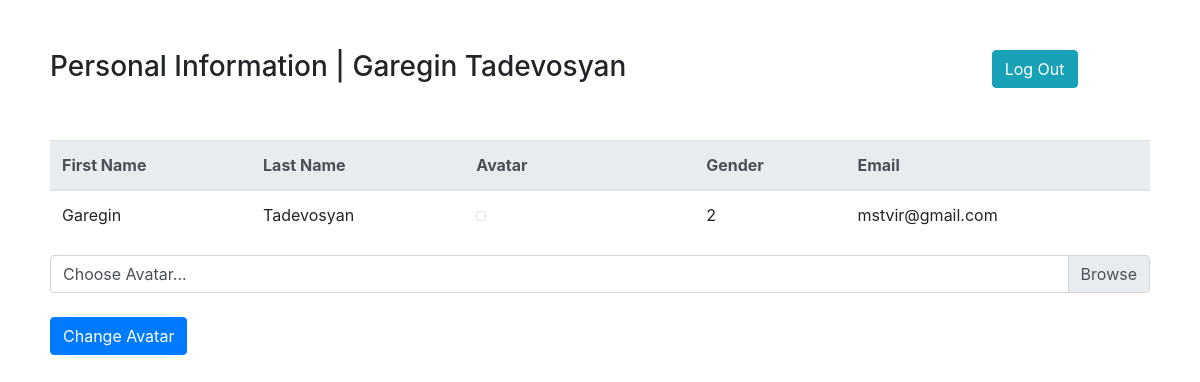
The page /users/profile.php (signed in) on the database its author committed.
### tables this page shows
CREATE TABLE IF NOT EXISTS `user` (
  `user_id` int(11) NOT NULL AUTO_INCREMENT,
  `f_name` varchar(25) NOT NULL,
  `l_name` varchar(25) NOT NULL,
  `gender` int(1) NOT NULL DEFAULT 2,
  `email` varchar(50) NOT NULL,
  `password` varchar(50) NOT NULL,
  `avatar` varchar(50) DEFAULT NULL,
  PRIMARY KEY (`user_id`)
);

### users/profile.php (the view, shortened to what this page needs)
<?php
include_once('db-connect.php');
if(isset($_SESSION['id'])){
    $id=$_SESSION['id'];
    $userInfo=mysqli_query($connection, "SELECT `user_id`, f_name, l_name, gender, email, avatar FROM user WHERE `user_id`=$id");
    $userInfo=mysqli_fetch_assoc($userInfo);
}
?>
<!DOCTYPE html>
<html>
    <head>
    <link rel="stylesheet" href="https://stackpath.bootstrapcdn.com/bootstrap/4.4.1/css/bootstrap.min.css">
    </head>
    <body style="margin: 20px; padding: 30px;">
        <div class="row">
        <div class="col-md-10"><h3>Personal Information | <?= $userInfo['f_name']." ".$userInfo['l_name']?></h3></div>
        <div class="col-md-2"><a href="logout.php" class="btn btn-info">Log Out</a></div>
        </div>
        <br></br>
        <table class="table">
            <thead class="thead-light">
                <tr>
                    <th>First Name</th>
                    <th>Last Name</th>
                    <th>Avatar</th>
                    <th>Gender</th>
                    <th>Email</th>
                </tr>
                <?php if($userInfo){?>
                    <td><?= $userInfo['f_name']; ?></td>
                    <td> <?= $userInfo['l_name']; ?></td>
                    <td><div style="width: 100px;"><img class="img-thumbnail" src="<?=$userInfo['avatar']?>"></div></td>
                    <td> <?= $userInfo['gender']; ?></td>
                    <td><?= $userInfo['email']; ?></td>
            <?php } ?>
            </thead>
        </table>
        <form class="form-group" method="post" action="update-profile.php" enctype="multipart/form-data">
            <div class="custom-file">
                <label class="custom-file-label">Choose Avatar...</label>
            </div>
            <br></br>
            <button type="submit" name="submit" value="Submit" class="btn btn-primary">Change Avatar</button>
        </form>
    </body>
</html>

### rows shown on the page
user: f_name "Garegin", l_name "Tadevosyan", gender "2", email "mstvir@gmail.com"
